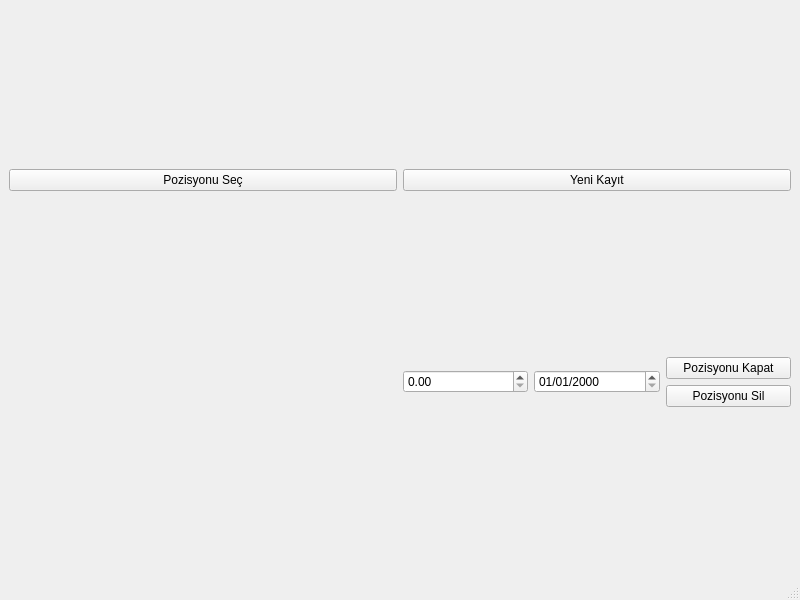
<?xml version="1.0" encoding="UTF-8"?>
<ui version="4.0">
 <class>MainWindow</class>
 <widget class="QMainWindow" name="MainWindow">
  <property name="geometry">
   <rect>
    <x>0</x>
    <y>0</y>
    <width>800</width>
    <height>600</height>
   </rect>
  </property>
  <property name="windowTitle">
   <string>Vergi Hesaplayıcı</string>
  </property>
  <widget class="QWidget" name="centralwidget">
   <layout class="QVBoxLayout" name="verticalLayout">
    <item>
     <layout class="QVBoxLayout" name="verticalLayout_3"/>
    </item>
    <item>
     <layout class="QHBoxLayout" name="horizontalLayout">
      <item>
       <widget class="QPushButton" name="selectButton">
        <property name="text">
         <string>Pozisyonu Seç</string>
        </property>
       </widget>
      </item>
      <item>
       <widget class="QPushButton" name="createButton">
        <property name="text">
         <string>Yeni Kayıt</string>
        </property>
       </widget>
      </item>
     </layout>
    </item>
    <item>
     <layout class="QHBoxLayout" name="horizontalLayout_2">
      <item>
       <widget class="QLabel" name="IDlabel">
        <property name="text">
         <string/>
        </property>
       </widget>
      </item>
      <item>
       <widget class="QLabel" name="symbolLabel">
        <property name="text">
         <string/>
        </property>
       </widget>
      </item>
      <item>
       <widget class="QLabel" name="quantityLabel">
        <property name="text">
         <string/>
        </property>
       </widget>
      </item>
      <item>
       <widget class="QDoubleSpinBox" name="sellPriceSpinBox">
        <property name="maximum">
         <double>9999.989999999999782</double>
        </property>
       </widget>
      </item>
      <item>
       <widget class="QDateEdit" name="sellDateEdit">
        <property name="displayFormat">
         <string>dd/MM/yyyy</string>
        </property>
       </widget>
      </item>
      <item>
       <layout class="QVBoxLayout" name="verticalLayout_2">
        <item>
         <widget class="QPushButton" name="closeTransactionButton">
          <property name="text">
           <string>Pozisyonu Kapat</string>
          </property>
         </widget>
        </item>
        <item>
         <widget class="QPushButton" name="deletePositionButton">
          <property name="text">
           <string>Pozisyonu Sil</string>
          </property>
         </widget>
        </item>
       </layout>
      </item>
     </layout>
    </item>
   </layout>
  </widget>
  <widget class="QMenuBar" name="menubar">
   <property name="geometry">
    <rect>
     <x>0</x>
     <y>0</y>
     <width>800</width>
     <height>23</height>
    </rect>
   </property>
  </widget>
  <widget class="QStatusBar" name="statusbar"/>
 </widget>
 <resources/>
 <connections/>
</ui>
